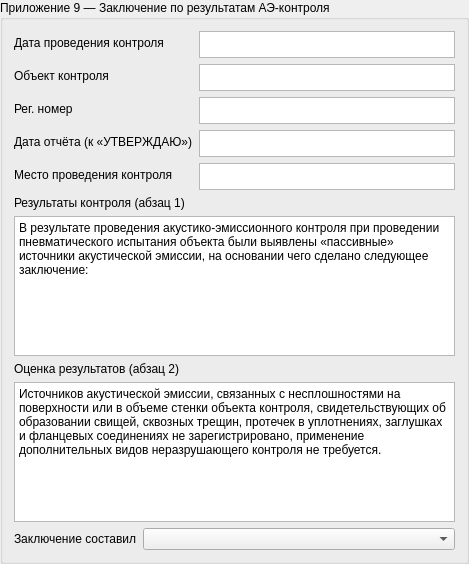
<widget class="QGroupBox" name="ae_zakl_group">
 <property name="title"><string>Приложение 9 — Заключение по результатам АЭ-контроля</string></property>
<layout class="QVBoxLayout" name="ae_zakl_vlayout">
<item><layout class="QFormLayout" name="ae_zakl_context_form">
<item row="0" column="0"><widget class="QLabel" name="label_ae_zakl_date"><property name="text"><string>Дата проведения контроля</string></property></widget></item>
<item row="0" column="1"><widget class="QPlainTextEdit" name="ae_zakl_date_display">
 <property name="minimumSize"><size><width>0</width><height>27</height></size></property>
 <property name="maximumSize"><size><width>16777215</width><height>27</height></size></property>
 <property name="readOnly"><bool>true</bool></property>
</widget></item>
<item row="1" column="0"><widget class="QLabel" name="label_ae_zakl_obj"><property name="text"><string>Объект контроля</string></property></widget></item>
<item row="1" column="1"><widget class="QPlainTextEdit" name="ae_zakl_obj_control">
 <property name="minimumSize"><size><width>0</width><height>27</height></size></property>
 <property name="maximumSize"><size><width>16777215</width><height>27</height></size></property>
</widget></item>
<item row="2" column="0"><widget class="QLabel" name="label_ae_zakl_reg_number"><property name="text"><string>Рег. номер</string></property></widget></item>
<item row="2" column="1"><widget class="QPlainTextEdit" name="ae_zakl_reg_number_display">
 <property name="minimumSize"><size><width>0</width><height>27</height></size></property>
 <property name="maximumSize"><size><width>16777215</width><height>27</height></size></property>
 <property name="readOnly"><bool>true</bool></property>
</widget></item>
<item row="3" column="0"><widget class="QLabel" name="label_ae_zakl_report_date"><property name="text"><string>Дата отчёта (к «УТВЕРЖДАЮ»)</string></property></widget></item>
<item row="3" column="1"><widget class="QPlainTextEdit" name="ae_zakl_report_date_display">
 <property name="minimumSize"><size><width>0</width><height>27</height></size></property>
 <property name="maximumSize"><size><width>16777215</width><height>27</height></size></property>
 <property name="readOnly"><bool>true</bool></property>
</widget></item>
<item row="4" column="0"><widget class="QLabel" name="label_ae_zakl_location"><property name="text"><string>Место проведения контроля</string></property></widget></item>
<item row="4" column="1"><widget class="QPlainTextEdit" name="ae_zakl_location_display">
 <property name="minimumSize"><size><width>0</width><height>27</height></size></property>
 <property name="maximumSize"><size><width>16777215</width><height>27</height></size></property>
 <property name="readOnly"><bool>true</bool></property>
</widget></item>
</layout></item>
<item><widget class="QLabel" name="label_ae_zakl_sources"><property name="text"><string>Результаты контроля (абзац 1)</string></property></widget></item>
<item><widget class="QPlainTextEdit" name="ae_zakl_sources_text">
 <property name="minimumSize"><size><width>0</width><height>90</height></size></property>
 <property name="maximumSize"><size><width>16777215</width><height>140</height></size></property>
 <property name="plainText"><string>В результате проведения акустико-эмиссионного контроля при проведении пневматического испытания объекта были выявлены «пассивные» источники акустической эмиссии, на основании чего сделано следующее заключение:</string></property>
</widget></item>
<item><widget class="QLabel" name="label_ae_zakl_evaluation"><property name="text"><string>Оценка результатов (абзац 2)</string></property></widget></item>
<item><widget class="QPlainTextEdit" name="ae_zakl_evaluation_text">
 <property name="minimumSize"><size><width>0</width><height>90</height></size></property>
 <property name="maximumSize"><size><width>16777215</width><height>140</height></size></property>
 <property name="plainText"><string>Источников акустической эмиссии, связанных с несплошностями на поверхности или в объеме стенки объекта контроля, свидетельствующих об образовании свищей, сквозных трещин, протечек в уплотнениях, заглушках и фланцевых соединениях не зарегистрировано, применение дополнительных видов неразрушающего контроля не требуется.</string></property>
</widget></item>
<item><layout class="QFormLayout" name="ae_zakl_specialist_form">
<item row="0" column="0"><widget class="QLabel" name="label_ae_zakl_specialist"><property name="text"><string>Заключение составил</string></property></widget></item>
<item row="0" column="1"><widget class="QComboBox" name="ae_zakl_specialist" /></item>
</layout></item>
</layout>
</widget>
